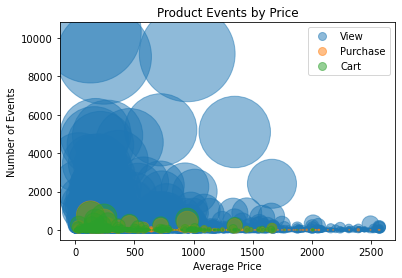

Python code for this plot:
# -*- coding: utf-8 -*-
"""
Created on Sun Jul  9 23:10:59 2023

@author: Tristan Tan
"""

import pandas as pd
import matplotlib.pyplot as plt
from matplotlib.lines import Line2D

# Read the dataset
df = pd.read_csv('C:\\Users\\Tristan Tan\\.spyder-py3\\5011CEM\\2019-Nov.csv\\2019-Nov.csv', nrows=1000000)

# Filter the 'view', 'purchase', and 'cart' events
df_view = df[df['event_type'] == 'view']
df_purchase = df[df['event_type'] == 'purchase']
df_cart = df[df['event_type'] == 'cart']

# Group the data for each event type by product_id and calculate the number of events and average price
grouped_view = df_view.groupby('product_id').agg({'price': 'mean', 'event_type': 'count'}).reset_index()
grouped_view.rename(columns={'price': 'average_price', 'event_type': 'view_count'}, inplace=True)

grouped_purchase = df_purchase.groupby('product_id').agg({'price': 'mean', 'event_type': 'count'}).reset_index()
grouped_purchase.rename(columns={'price': 'average_price', 'event_type': 'purchase_count'}, inplace=True)

grouped_cart = df_cart.groupby('product_id').agg({'price': 'mean', 'event_type': 'count'}).reset_index()
grouped_cart.rename(columns={'price': 'average_price', 'event_type': 'cart_count'}, inplace=True)

# Calculate a scaling factor for marker sizes
#scale_factor = 1000  # Adjust this value as needed

# Create the bubble graph
scatter_view = plt.scatter(grouped_view['average_price'], grouped_view['view_count'], s=grouped_view['view_count'], alpha=0.5)
scatter_purchase = plt.scatter(grouped_purchase['average_price'], grouped_purchase['purchase_count'], s=grouped_purchase['purchase_count'], alpha=0.5)
scatter_cart = plt.scatter(grouped_cart['average_price'], grouped_cart['cart_count'], s=grouped_cart['cart_count'], alpha=0.5)

# Set labels and title
plt.xlabel('Average Price')
plt.ylabel('Number of Events')
plt.title('Product Events by Price')

# Create custom legend handles with circular markers
legend_handles = [
    Line2D([], [], linestyle='None', marker='o', markersize=8, alpha=0.5, color=scatter_view.get_facecolor()[0]),
    Line2D([], [], linestyle='None', marker='o', markersize=8, alpha=0.5, color=scatter_purchase.get_facecolor()[0]),
    Line2D([], [], linestyle='None', marker='o', markersize=8, alpha=0.5, color=scatter_cart.get_facecolor()[0])
]

# Create custom legend labels
legend_labels = ['View', 'Purchase', 'Cart']

# Create the legend
plt.legend(legend_handles, legend_labels)

# Show the plot
plt.show()
